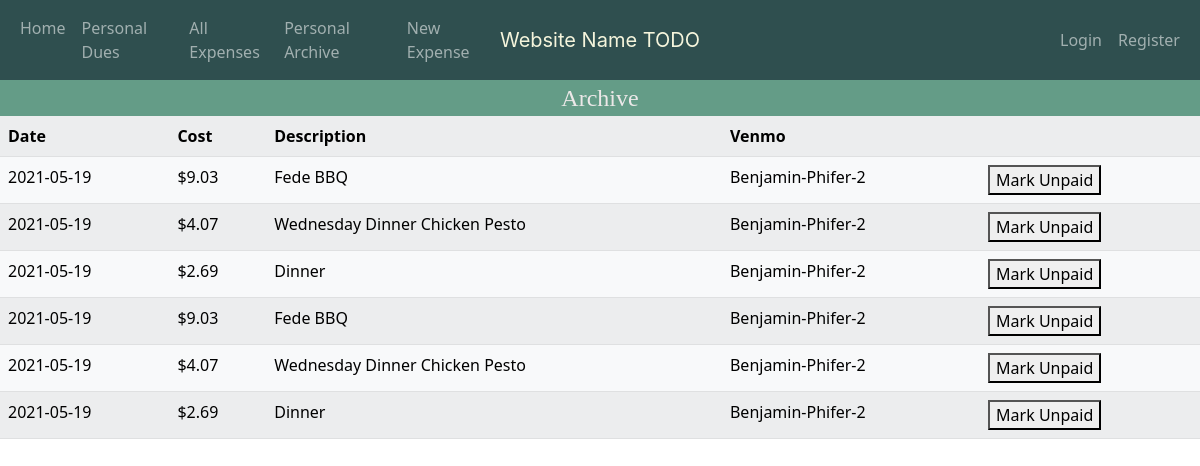
The app's page /Archive/1 (signed in) with its own data.
### tables this page shows
CREATE TABLE Expenses (            id INTEGER NOT NULL PRIMARY KEY,            Amount DOUBLE(7,2),            Expense_name TEXT,            Who_paid INTEGER,            Num_shares INTEGER,            Person_cost DOUBLE(7,2),            Date DATE,            groupID INT NOT NULL,            FOREIGN KEY(groupID) REFERENCES Groups(id),            FOREIGN KEY(Who_paid) REFERENCES Users(id)            );

CREATE TABLE Users (            id INTEGER NOT NULL PRIMARY KEY,            Name varchar(20),            Username varchar(20) UNIQUE,            Debt DOUBLE(7,2),            Venmo varchar(30),             groupID INTEGER NOT NULL,            Hash TEXT,            FOREIGN KEY(groupID) REFERENCES Groups(id)            );

### app.py (the view, shortened to what this page needs)
@app.route('/Archive/<group>', methods=["GET", "POST"])
def group_archive(group):
    conn = create_connection(db_file)
    if request.method=="GET":
        dues = get_all_paid(conn, session["user_id"], group)
        conn.close()
        return render_template('group_archive.html', dues=dues, group=group)

### app.py (called while the page is built)
@app.after_request
def after_request(response):
    response.headers["Cache-Control"] = "no-cache, no-store, must-revalidate"
    response.headers["Expires"] = 0
    response.headers["Pragma"] = "no-cache"
    return response

### database.py (called while the page is built)
def create_connection(db_file: str):
    conn = None
    try:
        conn = sqlite3.connect(db_file)
        print(sqlite3.version)
        return conn
    except Error as e:
        print(e)

### templates/group_archive.html (shortened to what this page needs)
{% extends "layout.html" %}
{% block main %}
<div class="page-header">Archive</div>
<table class="table table-striped table-light">
    <tr>
        <th style="margin:auto;">Date</th> <th style="margin:auto;">Cost</th> <th style="margin:auto;">Description</th> <th style="margin:auto;">Venmo</th><th></th>
    </tr>
    {% for row in dues%}
        <tr>
            <td>{{ row[0] }}</td> <td>{{ "$" + '%.2f' % row[1] }}</td> <td>{{ row[2] }}</td> <td>{{ row[3] }}</td>
            <td><form action="{{ url_for('group_archive', group=group) }}" method="POST">
                <button type="submit"> Mark Unpaid </button>
                </form></td>
        </tr>
    {% endfor %}
</table>
{% endblock %}

### templates/layout.html (shortened to what this page needs)
<!DOCTYPE html>
<html lang = "en">
  <head>
    <link rel="stylesheet" href="../static/styles.css">
    <link href="https://cdn.jsdelivr.net/npm/bootstrap@5.0.1/dist/css/bootstrap.min.css" rel="stylesheet">
  </head>
  <body>
    <nav class="navbar navbar-expand-md navbar-dark" style="background-color:darkslategrey;">
      <div class="container-fluid">
          <div class="navbar-collapse collapse w-100 order-1 order-md-0 dual-collapse2">
              <ul class="navbar-nav me-auto">
                  <li class="nav-item active">
                      <a class="nav-link" href="/">Home</a>
                  </li>
                  <li class="nav-item">
                      <a class="nav-link" href="/Dues">Personal Dues</a>
                  </li>
                  <li class="nav-item">
                      <a class="nav-link" href="/AllExpenses">All Expenses</a>
                  </li>
                  <li class="nav-item">
                      <a class="nav-link" href="/Archive">Personal Archive</a>
                  </li>
                  <li class="nav-item">
                    <a class="nav-link" href="/NewExpense">New Expense</a>
                  </li>
              </ul>
          </div>
          <div class="mx-auto order-0">
              <a class="navbar-brand mx-auto" href="#" style = "color:beige; font-family:-apple-system, BlinkMacSystemFont, 'Segoe UI', Roboto, Oxygen, Ubuntu, Cantarell, 'Open Sans', 'Helvetica Neue', sans-serif;">Website Name TODO</a>
          </div>
          <div class="navbar-collapse collapse w-100 order-3 dual-collapse2">
              <ul class="navbar-nav ms-auto">
                  <li class="nav-item">
                      <a class="nav-link" href="/login">Login</a>
                  </li>
                  <li class="nav-item">
                      <a class="nav-link" href="/register">Register</a>
                  </li>
              </ul>
          </div>
      </div>
  </nav>
  </body>
<main>
  {% block main %}
  {% endblock %}
</main>
</html>

### static/styles.css (style rules this page uses)
:root { --input-padding-x: 1.5rem; --input-padding-y: 0.75rem; }
.page-header { position:relative; text-align:center; font-family:'Lucida Sans'; font-size:24px; background-color:rgb(100, 156, 135); color:rgb(236, 232, 232); }

### records on screen
Expenses: Date "2021-05-19", Expense_name "Fede BBQ"
Users: Venmo "Benjamin-Phifer-2" "Benjamin-Phifer-2" "Benjamin-Phifer-2" "Benjamin-Phifer-2" "Benjamin-Phifer-2" "Benjamin-Phifer-2"
Expenses: Date "2021-05-19", Expense_name "Wednesday Dinner Chicken Pesto"
Expenses: Date "2021-05-19", Expense_name "Dinner"
Expenses: Date "2021-05-19", Expense_name "Fede BBQ"
Expenses: Date "2021-05-19", Expense_name "Wednesday Dinner Chicken Pesto"
Expenses: Date "2021-05-19", Expense_name "Dinner"

### other values on screen
{{ "$" + '%.2f' % row[1] }} "$9.03" "$4.07" "$2.69" "$9.03" "$4.07" "$2.69"
